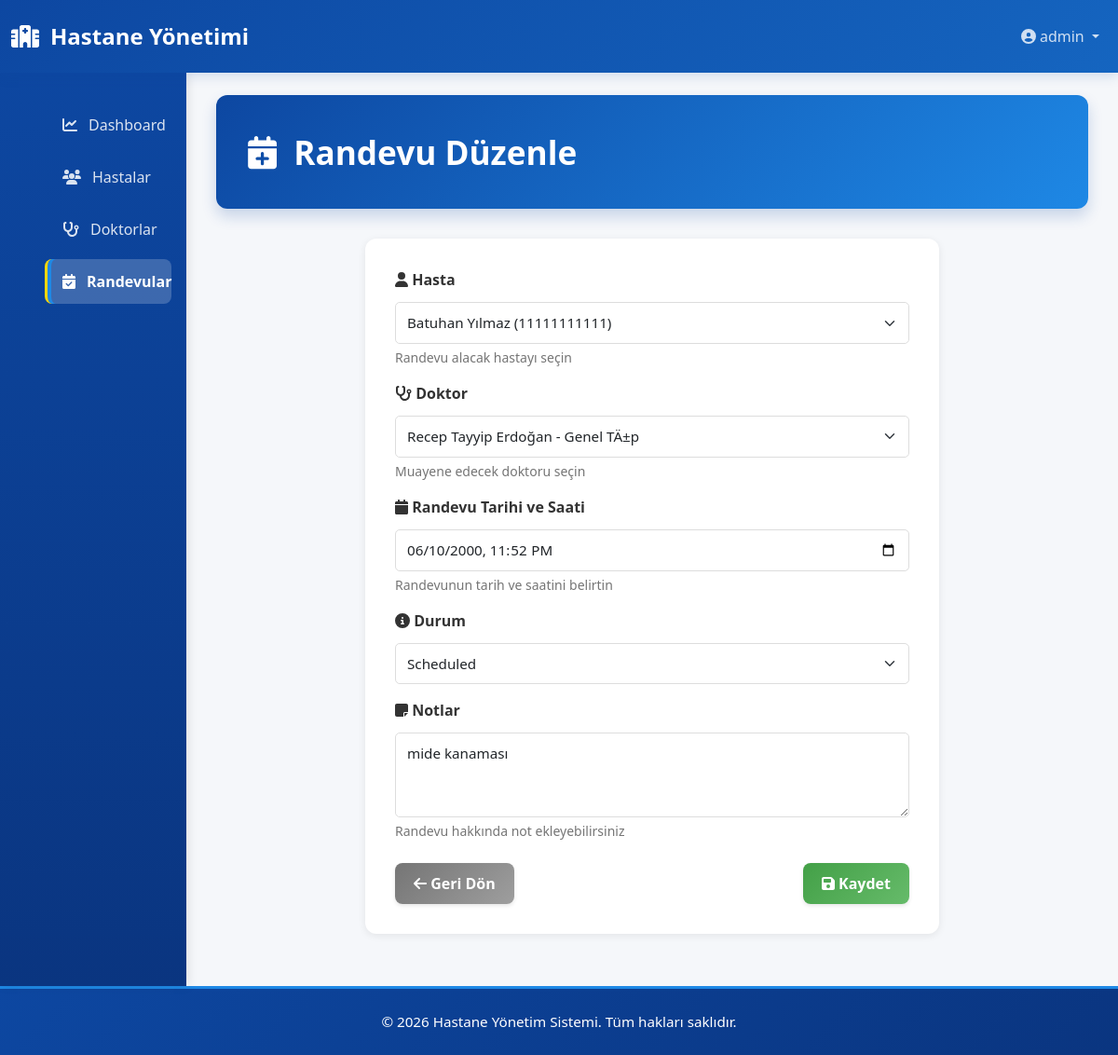
/appointments/1/update/ (signed in), run on the app's committed database.
### user/models.py (models this page shows, shortened)
class CustomUser(AbstractUser):
    ROLE_CHOICES = (
        ('DOCTOR', 'Doctor'),
        ('SECRETARY', 'Secretary'),
    )
    role = models.CharField(max_length=20, choices=ROLE_CHOICES)
    phone = models.CharField(max_length=20, blank=True, null=True)
    created_at = models.DateTimeField(auto_now_add=True)

### appointment/models.py (models this page shows, shortened)
class Appointment(models.Model):
    STATUS_CHOICES = (
        ("SCHEDULED", "Scheduled"),
        ("COMPLETED", "Completed"),
        ("CANCELLED", "Cancelled"),
    )
    patient = models.ForeignKey(Patient, on_delete=models.CASCADE)
    doctor = models.ForeignKey(Doctor, on_delete=models.CASCADE)
    appointment_date = models.DateTimeField()
    status = models.CharField(max_length=20, choices=STATUS_CHOICES, default="SCHEDULED")
    notes = models.TextField(blank=True, null=True)
    created_at = models.DateTimeField(auto_now_add=True)

### appointment/views.py (the view, shortened to what this page needs)
# urls.py: path("<int:pk>/update/", AppointmentUpdateView.as_view(), name="appointment_update"),
class AppointmentUpdateView(LoginRequiredMixin, UpdateView):
    model = Appointment
    form_class = AppointmentForm
    template_name = "appointment_form.html"
    success_url = reverse_lazy("appointment_list")
    def get_form_kwargs(self):
        kwargs = super().get_form_kwargs()
        kwargs['user'] = self.request.user
        return kwargs

### doctor/models.py (called while the page is built)
    def __str__(self):
        return f"{self.user.get_full_name()} - {self.specialization}"

### patient/models.py (called while the page is built)
    def __str__(self):
        return f"{self.first_name} {self.last_name} ({self.national_id})"

### templates/appointment_form.html (shortened to what this page needs)
{% extends 'base.html' %}
{% block content %}
<div class="page-header">
    <h1><i class="fas fa-calendar-plus"></i> {% if form.instance.id %}Randevu Düzenle{% else %}Yeni Randevu{% endif %}</h1>
</div>
<div class="row">
    <div class="col-md-8 mx-auto">
        <div class="card">
            <div class="card-body">
                <form method="post" class="needs-validation" novalidate>
                    <div class="mb-3">
                        <label for="patient" class="form-label">
                            <i class="fas fa-user"></i> Hasta
                        </label>
                        {{ form.patient }}
                        <div class="form-text">Randevu alacak hastayı seçin</div>
                    </div>
                    <div class="mb-3">
                        <label for="doctor" class="form-label">
                            <i class="fas fa-stethoscope"></i> Doktor
                        </label>
                        {{ form.doctor }}
                        <div class="form-text">Muayene edecek doktoru seçin</div>
                    </div>
                    <div class="mb-3">
                        <label for="appointment_date" class="form-label">
                            <i class="fas fa-calendar"></i> Randevu Tarihi ve Saati
                        </label>
                        {{ form.appointment_date }}
                        <div class="form-text">Randevunun tarih ve saatini belirtin</div>
                    </div>
                    <div class="mb-3">
                        <label for="status" class="form-label">
                            <i class="fas fa-info-circle"></i> Durum
                        </label>
                        {{ form.status }}
                    </div>
                    <div class="mb-3">
                        <label for="notes" class="form-label">
                            <i class="fas fa-sticky-note"></i> Notlar
                        </label>
                        {{ form.notes }}
                        <div class="form-text">Randevu hakkında not ekleyebilirsiniz</div>
                    </div>
                    <div class="d-flex gap-2 justify-content-between mt-4">
                        <a href="{% url 'appointment_list' %}" class="btn btn-secondary">
                            <i class="fas fa-arrow-left"></i> Geri Dön
                        </a>
                        <button type="submit" class="btn btn-success">
                            <i class="fas fa-save"></i> Kaydet
                        </button>
                    </div>
                </form>
            </div>
        </div>
    </div>
</div>
{% endblock %}

### templates/base.html (shortened to what this page needs)
<!DOCTYPE html>
<html lang="tr">
<head>
    <link href="https://cdn.jsdelivr.net/npm/bootstrap@5.3.0/dist/css/bootstrap.min.css" rel="stylesheet">
    <link rel="stylesheet" href="https://cdnjs.cloudflare.com/ajax/libs/font-awesome/6.4.0/css/all.min.css">
</head>
<body>
    <nav class="navbar navbar-expand-lg navbar-dark">
        <div class="container-fluid">
            <a class="navbar-brand" href="{% url 'dashboard' %}">
                <i class="fas fa-hospital"></i>
                Hastane Yönetimi
            </a>
            <div class="collapse navbar-collapse" id="navbarNav">
                <ul class="navbar-nav ms-auto">
                    <li class="nav-item dropdown">
                        <a class="nav-link dropdown-toggle" href="#" id="userDropdown" role="button" data-bs-toggle="dropdown" aria-expanded="false">
                            <i class="fas fa-user-circle"></i> {{ user.get_full_name|default:user.username }}
                        </a>
                    </li>
                </ul>
            </div>
        </div>
    </nav>
    <div class="container-fluid flex-grow-1">
        <div class="row h-100">
            <nav class="col-lg-2 sidebar d-none d-lg-block">
                <ul class="sidebar-menu">
                    <li>
                        <a href="{% url 'dashboard' %}" class="{% if request.resolver_match.url_name == 'dashboard' %}active{% endif %}">
                            <i class="fas fa-chart-line"></i>
                            <span>Dashboard</span>
                        </a>
                    </li>
                    <li>
                        <a href="{% url 'patient_list' %}" class="{% if 'patient' in request.resolver_match.url_name %}active{% endif %}">
                            <i class="fas fa-users"></i>
                            <span>Hastalar</span>
                        </a>
                    </li>
                    <li>
                        <a href="{% url 'doctor_list' %}" class="{% if 'doctor' in request.resolver_match.url_name %}active{% endif %}">
                            <i class="fas fa-stethoscope"></i>
                            <span>Doktorlar</span>
                        </a>
                    </li>
                    <li>
                        <a href="{% url 'appointment_list' %}" class="{% if 'appointment' in request.resolver_match.url_name %}active{% endif %}">
                            <i class="fas fa-calendar-check"></i>
                            <span>Randevular</span>
                        </a>
                    </li>
                </ul>
            </nav>
            <main class="col-lg-10 main-content">
                {% block content %}{% endblock %}
            </main>
        </div>
    </div>
    <footer>
        <p>&copy; 2026 Hastane Yönetim Sistemi. Tüm hakları saklıdır.</p>
    </footer>
</body>
</html>

### templates/base.html (style rules this page uses)
* { margin: 0; padding: 0; box-sizing: border-box; }
:root { --primary-color: #0d47a1; --primary-light: #1565c0; --primary-dark: #0a3580; --secondary-color: #1e88e5; --success-color: #43a047; --danger-color: #e53935; --warning-color: #fb8c00; --info-color: #1e88e5; --light-bg: #f5f7fa; --border-color: #e0e6ed; }
html, body { height: 100%; background-color: var(--light-bg); }
body { font-family: 'Segoe UI', Tahoma, Geneva, Verdana, sans-serif; color: #333; display: flex; flex-direction: column; }
.navbar { background: linear-gradient(135deg, var(--primary-color) 0%, var(--primary-light) 100%); box-shadow: 0 4px 12px rgba(13, 71, 161, 0.15); padding: 1rem 0; position: sticky; top: 0; z-index: 1030; }
.navbar-brand { font-weight: 700; font-size: 1.5rem; display: flex; align-items: center; gap: 12px; color: white !important; }
.navbar-dark .navbar-nav .nav-link { color: rgba(255, 255, 255, 0.8); transition: all 0.3s ease; margin-left: 1rem; }
.sidebar { background: linear-gradient(180deg, var(--primary-color) 0%, var(--primary-dark) 100%); min-height: calc(100vh - 80px - 50px); padding: 2rem 1rem; box-shadow: 2px 0 10px rgba(0, 0, 0, 0.1); position: sticky; top: 80px; }
.sidebar-menu { list-style: none; display: flex; flex-direction: column; gap: 0.5rem; }
.sidebar-menu a { color: rgba(255, 255, 255, 0.85); display: flex; align-items: center; gap: 12px; padding: 12px 16px; text-decoration: none; border-radius: 8px; transition: all 0.3s cubic-bezier(0.4, 0, 0.2, 1); border-left: 3px solid transparent; position: relative; }
.sidebar-menu a.active { background-color: rgba(255, 255, 255, 0.2); color: white; border-left-color: #ffd700; box-shadow: inset 4px 0 0 var(--info-color); font-weight: 600; }
.main-content { flex: 1; padding: 2rem 2rem; overflow-y: auto; }
.page-header { background: linear-gradient(135deg, var(--primary-color) 0%, var(--secondary-color) 100%); color: white; padding: 2.5rem 2rem; border-radius: 12px; margin-bottom: 2rem; box-shadow: 0 8px 16px rgba(13, 71, 161, 0.2); margin-top: -0.5rem; }
.page-header h1 { margin: 0; display: flex; align-items: center; gap: 1rem; font-size: 2.2rem; font-weight: 700; }
.card { border: none; border-radius: 12px; box-shadow: 0 2px 8px rgba(0, 0, 0, 0.08); transition: all 0.3s cubic-bezier(0.4, 0, 0.2, 1); overflow: hidden; margin-bottom: 1.5rem; }
.card-body { padding: 2rem; }
.btn { border-radius: 8px; font-weight: 600; padding: 0.625rem 1.25rem; transition: all 0.3s ease; border: none; box-shadow: 0 2px 4px rgba(0, 0, 0, 0.1); }
.btn-success { background: linear-gradient(135deg, var(--success-color), #66bb6a); }
.btn-secondary { background: linear-gradient(135deg, #757575, #9e9e9e); }
.form-control, .form-select { border-radius: 8px; border: 2px solid var(--border-color); padding: 0.75rem 1rem; transition: all 0.3s ease; font-size: 0.95rem; }
.form-label { font-weight: 600; color: #333; margin-bottom: 0.75rem; }
.form-text { color: #757575; font-size: 0.875rem; }
footer { background: linear-gradient(135deg, var(--primary-color) 0%, var(--primary-dark) 100%); color: white; text-align: center; padding: 1.5rem; margin-top: auto; border-top: 3px solid var(--secondary-color); }
footer p { margin: 0; font-size: 0.95rem; }
.card, .page-header, .stat-card { animation: slideIn 0.3s ease; }

### templates/appointment_form.html (style rules this page uses)
.form-control, .form-select { border-radius: 5px; border: 1px solid #ddd; padding: 10px 12px; }

### data on the page
CustomUser: get_full_name "admin"
Appointment: patient "Batuhan Yılmaz (11111111111)", doctor "Recep Tayyip Erdoğan - Genel TÄ±p", appointment_date "06/10/2000 23:52", status "Scheduled", notes "mide kanaması"
